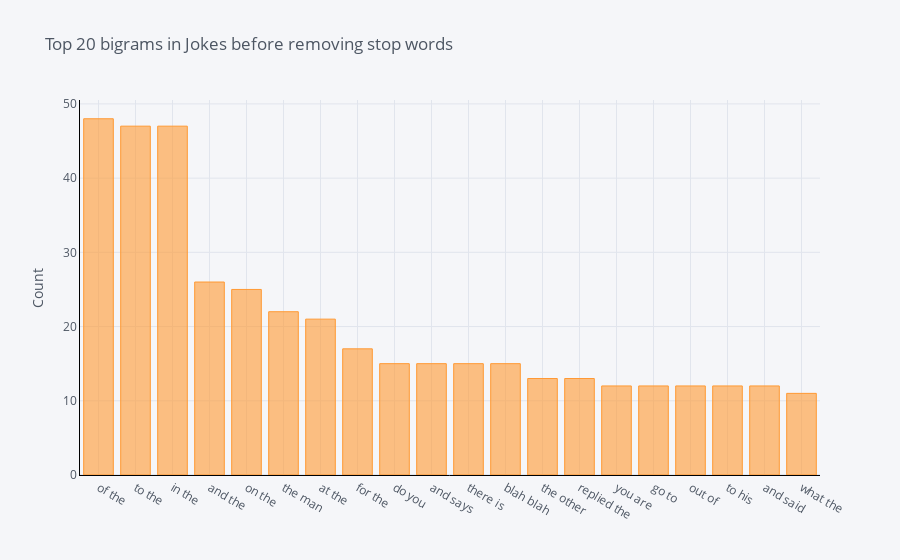

Here is the notebook cell this chart was saved with:
### Code cell
configure_plotly_browser_state()


def get_top_n_bigram(corpus, n=None):
    vec = CountVectorizer(ngram_range=(2, 2)).fit(corpus)
    bag_of_words = vec.transform(corpus)
    sum_words = bag_of_words.sum(axis=0) 
    words_freq = [(word, sum_words[0, idx]) for word, idx in vec.vocabulary_.items()]
    words_freq =sorted(words_freq, key = lambda x: x[1], reverse=True)
    return words_freq[:n]
common_words = get_top_n_bigram(jokes['jokeText'], 20)
df3 = pd.DataFrame(common_words, columns = ['ReviewText' , 'count'])
df3.groupby('ReviewText').sum()['count'].sort_values(ascending=False).iplot(
    kind='bar', yTitle='Count', linecolor='black', title='Top 20 bigrams in Jokes before removing stop words')

### Figure 1 — Plotly figure (JSON) as saved in the notebook; plotly's stock layout.template omitted (floating-point values rounded to 4 significant figures)
{"data": [{"marker": {"color": "rgba(255, 153, 51, 0.6)", "line": {"color": "rgba(255, 153, 51, 1.0)", "width": 1}}, "name": "count", "orientation": "v", "text": "", "type": "bar", "x": ["of the", "to the", "in the", "and the", "on the", "the man", "at the", "for the", "do you", "and says", "there is", "blah blah", "the other", "replied the", "you are", "go to", "out of", "to his", "and said", "what the"], "y": [48, 47, 47, 26, 25, 22, 21, 17, 15, 15, 15, 15, 13, 13, 12, 12, 12, 12, 12, 11]}], "layout": {"legend": {"bgcolor": "#F5F6F9", "font": {"color": "#4D5663"}}, "paper_bgcolor": "#F5F6F9", "plot_bgcolor": "#F5F6F9", "title": {"font": {"color": "#4D5663"}, "text": "Top 20 bigrams in Jokes before removing stop words"}, "xaxis": {"gridcolor": "#E1E5ED", "linecolor": "black", "showgrid": true, "tickfont": {"color": "#4D5663"}, "title": {"font": {"color": "#4D5663"}, "text": ""}, "zerolinecolor": "#E1E5ED"}, "yaxis": {"gridcolor": "#E1E5ED", "linecolor": "black", "showgrid": true, "tickfont": {"color": "#4D5663"}, "title": {"font": {"color": "#4D5663"}, "text": "Count"}, "zerolinecolor": "#E1E5ED"}}}
